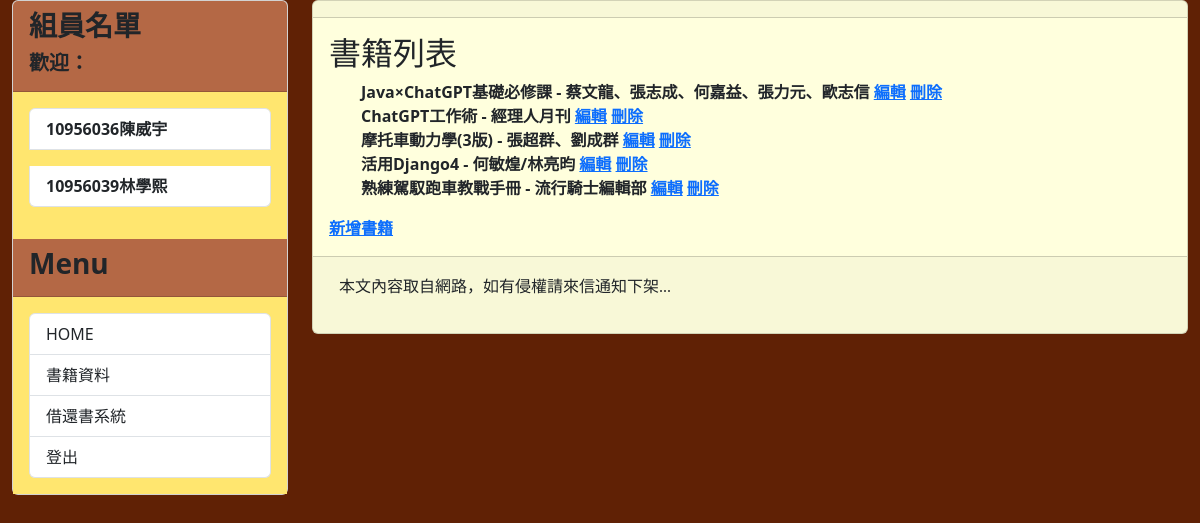
Page /book_list/ (signed in) on the committed database.
### mysite/models.py (models this page shows, shortened)
class Book(models.Model):
    image = models.CharField(max_length=500)
    title = models.CharField(max_length=200)
    slug = models.CharField(max_length=200)
    chap = models.CharField(max_length=2000)
    author = models.CharField(max_length=100)
    body = models.TextField(null=False, blank=True)
    pub_date = models.DateField()
    status = models.BooleanField(("外借中"), default=False)
    @property
    def formatted_status(self):
        if self.status:
            return '<span style="color: black; border: 1px solid green;padding: 3px; border-radius: 8px;">可借閱</span>'
        else:
            return '<span style="color: black; border: 1px solid red; padding: 3px; border-radius: 8px;">外借中</span>'
    formatted_status.fget.short_description = "外借狀態"
    class Meta:
        ordering = ('-pub_date', )

### mysite/views.py (the view)
# urls.py: path('book_list/', mv.book_list, name='book_list'),
@login_required
@user_passes_test(is_superuser)
def book_list(request):
    books = Book.objects.all()
    return render(request, 'book_list.html', {'books': books})

### mysite/views.py (called while the page is built)
def is_superuser(user):
    return user.is_superuser

### mysite/templates/book_list.html (shortened to what this page needs)
{% extends "base.html" %}
{% block content %}
<h2>書籍列表</h2>
<ul>
{% for book in books %}
    <li style="list-style: none;">
      {{ book.title }} - {{ book.author }}
      <a href="{% url 'edit_book' book.id %}">編輯</a>
      <a href="{% url 'delete_book' book.id %}">刪除</a>
    </li>
{% endfor %}
</ul>
<a href="{% url 'add_book' %}">新增書籍</a>
{% endblock content %}

### rows in the picture
Book: title "Java×ChatGPT基礎必修課", author "蔡文龍、張志成、何嘉益、張力元、歐志信"
Book: title "ChatGPT工作術", author "經理人月刊"
Book: title "摩托車動力學(3版)", author "張超群、劉成群"
Book: title "活用Django4", author "何敏煌/林亮昀"
Book: title "熟練駕馭跑車教戰手冊", author "流行騎士編輯部"
